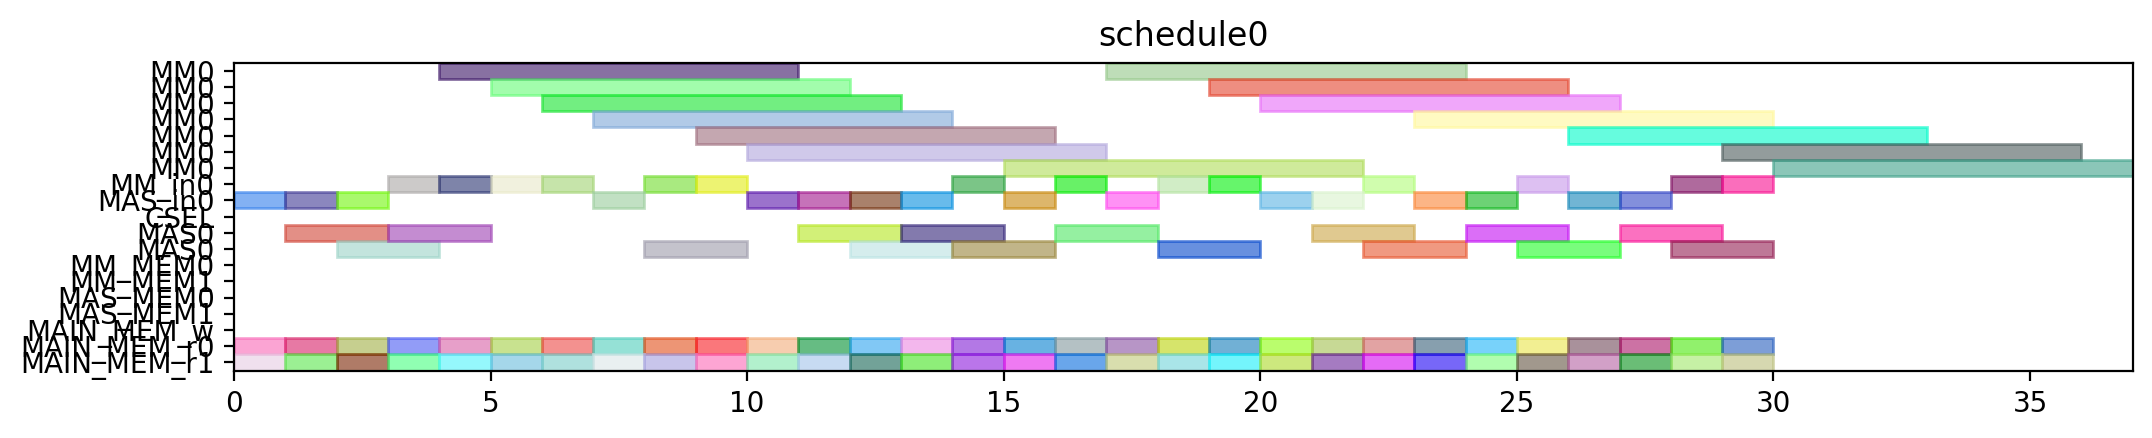

Recreate this plot in Python.
from pyschedule import Scenario, solvers, plotters, alt


def solve():
	horizon = 120
	S = Scenario("schedule0", horizon=horizon)

	# resource
	MM = S.Resources('MM', num=1, size=7)
	MM_in = S.Resources('MM_in', num=1)
	MAS_in = S.Resources('MAS_in', num=1)
	CSEL = S.Resource('CSEL')
	MAS = S.Resources('MAS', num=1, size=2, periods=range(1, horizon))
	MM_MEM = S.Resources('MM_MEM', num=2)
	MAS_MEM = S.Resources('MAS_MEM', num=2)
	MAIN_MEM_w = S.Resource('MAIN_MEM_w', size=1)
	MAIN_MEM_r = S.Resources('MAIN_MEM_r', num=2)

	# result of previous scheduling

	# new tasks
	t1_t0 = S.Task('t1_t0', length=7, delay_cost=1)
	t1_t0 += alt(MM)
	t1_t0_in = S.Task('t1_t0_in', length=1, delay_cost=1)
	t1_t0_in += alt(MM_in)
	S += t1_t0_in*MM_in[0]<=t1_t0*MM[0]
	t1_t0_mem0 = S.Task('t1_t0_mem0', length=1, delay_cost=1)
	t1_t0_mem0 += MAIN_MEM_r[0]
	S += t1_t0_mem0 <= t1_t0

	t1_t0_mem1 = S.Task('t1_t0_mem1', length=1, delay_cost=1)
	t1_t0_mem1 += MAIN_MEM_r[1]
	S += t1_t0_mem1 <= t1_t0

	t1_t1 = S.Task('t1_t1', length=7, delay_cost=1)
	t1_t1 += alt(MM)
	t1_t1_in = S.Task('t1_t1_in', length=1, delay_cost=1)
	t1_t1_in += alt(MM_in)
	S += t1_t1_in*MM_in[0]<=t1_t1*MM[0]
	t1_t1_mem0 = S.Task('t1_t1_mem0', length=1, delay_cost=1)
	t1_t1_mem0 += MAIN_MEM_r[0]
	S += t1_t1_mem0 <= t1_t1

	t1_t1_mem1 = S.Task('t1_t1_mem1', length=1, delay_cost=1)
	t1_t1_mem1 += MAIN_MEM_r[1]
	S += t1_t1_mem1 <= t1_t1

	t1_t2 = S.Task('t1_t2', length=2, delay_cost=1)
	t1_t2 += alt(MAS)
	t1_t2_in = S.Task('t1_t2_in', length=1, delay_cost=1)
	t1_t2_in += alt(MAS_in)
	S += t1_t2_in*MAS_in[0]<=t1_t2*MAS[0]

	t1_t2_mem0 = S.Task('t1_t2_mem0', length=1, delay_cost=1)
	t1_t2_mem0 += MAIN_MEM_r[0]
	S += t1_t2_mem0 <= t1_t2

	t1_t2_mem1 = S.Task('t1_t2_mem1', length=1, delay_cost=1)
	t1_t2_mem1 += MAIN_MEM_r[1]
	S += t1_t2_mem1 <= t1_t2

	t1_t3 = S.Task('t1_t3', length=2, delay_cost=1)
	t1_t3 += alt(MAS)
	t1_t3_in = S.Task('t1_t3_in', length=1, delay_cost=1)
	t1_t3_in += alt(MAS_in)
	S += t1_t3_in*MAS_in[0]<=t1_t3*MAS[0]

	t1_t3_mem0 = S.Task('t1_t3_mem0', length=1, delay_cost=1)
	t1_t3_mem0 += MAIN_MEM_r[0]
	S += t1_t3_mem0 <= t1_t3

	t1_t3_mem1 = S.Task('t1_t3_mem1', length=1, delay_cost=1)
	t1_t3_mem1 += MAIN_MEM_r[1]
	S += t1_t3_mem1 <= t1_t3

	t2_t0 = S.Task('t2_t0', length=7, delay_cost=1)
	t2_t0 += alt(MM)
	t2_t0_in = S.Task('t2_t0_in', length=1, delay_cost=1)
	t2_t0_in += alt(MM_in)
	S += t2_t0_in*MM_in[0]<=t2_t0*MM[0]
	t2_t0_mem0 = S.Task('t2_t0_mem0', length=1, delay_cost=1)
	t2_t0_mem0 += MAIN_MEM_r[0]
	S += t2_t0_mem0 <= t2_t0

	t2_t0_mem1 = S.Task('t2_t0_mem1', length=1, delay_cost=1)
	t2_t0_mem1 += MAIN_MEM_r[1]
	S += t2_t0_mem1 <= t2_t0

	t2_t1 = S.Task('t2_t1', length=7, delay_cost=1)
	t2_t1 += alt(MM)
	t2_t1_in = S.Task('t2_t1_in', length=1, delay_cost=1)
	t2_t1_in += alt(MM_in)
	S += t2_t1_in*MM_in[0]<=t2_t1*MM[0]
	t2_t1_mem0 = S.Task('t2_t1_mem0', length=1, delay_cost=1)
	t2_t1_mem0 += MAIN_MEM_r[0]
	S += t2_t1_mem0 <= t2_t1

	t2_t1_mem1 = S.Task('t2_t1_mem1', length=1, delay_cost=1)
	t2_t1_mem1 += MAIN_MEM_r[1]
	S += t2_t1_mem1 <= t2_t1

	t2_t2 = S.Task('t2_t2', length=2, delay_cost=1)
	t2_t2 += alt(MAS)
	t2_t2_in = S.Task('t2_t2_in', length=1, delay_cost=1)
	t2_t2_in += alt(MAS_in)
	S += t2_t2_in*MAS_in[0]<=t2_t2*MAS[0]

	t2_t2_mem0 = S.Task('t2_t2_mem0', length=1, delay_cost=1)
	t2_t2_mem0 += MAIN_MEM_r[0]
	S += t2_t2_mem0 <= t2_t2

	t2_t2_mem1 = S.Task('t2_t2_mem1', length=1, delay_cost=1)
	t2_t2_mem1 += MAIN_MEM_r[1]
	S += t2_t2_mem1 <= t2_t2

	t2_t3 = S.Task('t2_t3', length=2, delay_cost=1)
	t2_t3 += alt(MAS)
	t2_t3_in = S.Task('t2_t3_in', length=1, delay_cost=1)
	t2_t3_in += alt(MAS_in)
	S += t2_t3_in*MAS_in[0]<=t2_t3*MAS[0]

	t2_t3_mem0 = S.Task('t2_t3_mem0', length=1, delay_cost=1)
	t2_t3_mem0 += MAIN_MEM_r[0]
	S += t2_t3_mem0 <= t2_t3

	t2_t3_mem1 = S.Task('t2_t3_mem1', length=1, delay_cost=1)
	t2_t3_mem1 += MAIN_MEM_r[1]
	S += t2_t3_mem1 <= t2_t3

	t0_t0 = S.Task('t0_t0', length=7, delay_cost=1)
	t0_t0 += alt(MM)
	t0_t0_in = S.Task('t0_t0_in', length=1, delay_cost=1)
	t0_t0_in += alt(MM_in)
	S += t0_t0_in*MM_in[0]<=t0_t0*MM[0]
	t0_t0_mem0 = S.Task('t0_t0_mem0', length=1, delay_cost=1)
	t0_t0_mem0 += MAIN_MEM_r[0]
	S += t0_t0_mem0 <= t0_t0

	t0_t0_mem1 = S.Task('t0_t0_mem1', length=1, delay_cost=1)
	t0_t0_mem1 += MAIN_MEM_r[1]
	S += t0_t0_mem1 <= t0_t0

	t0_t1 = S.Task('t0_t1', length=7, delay_cost=1)
	t0_t1 += alt(MM)
	t0_t1_in = S.Task('t0_t1_in', length=1, delay_cost=1)
	t0_t1_in += alt(MM_in)
	S += t0_t1_in*MM_in[0]<=t0_t1*MM[0]
	t0_t1_mem0 = S.Task('t0_t1_mem0', length=1, delay_cost=1)
	t0_t1_mem0 += MAIN_MEM_r[0]
	S += t0_t1_mem0 <= t0_t1

	t0_t1_mem1 = S.Task('t0_t1_mem1', length=1, delay_cost=1)
	t0_t1_mem1 += MAIN_MEM_r[1]
	S += t0_t1_mem1 <= t0_t1

	t0_t2 = S.Task('t0_t2', length=2, delay_cost=1)
	t0_t2 += alt(MAS)
	t0_t2_in = S.Task('t0_t2_in', length=1, delay_cost=1)
	t0_t2_in += alt(MAS_in)
	S += t0_t2_in*MAS_in[0]<=t0_t2*MAS[0]

	t0_t2_mem0 = S.Task('t0_t2_mem0', length=1, delay_cost=1)
	t0_t2_mem0 += MAIN_MEM_r[0]
	S += t0_t2_mem0 <= t0_t2

	t0_t2_mem1 = S.Task('t0_t2_mem1', length=1, delay_cost=1)
	t0_t2_mem1 += MAIN_MEM_r[1]
	S += t0_t2_mem1 <= t0_t2

	t0_t3 = S.Task('t0_t3', length=2, delay_cost=1)
	t0_t3 += alt(MAS)
	t0_t3_in = S.Task('t0_t3_in', length=1, delay_cost=1)
	t0_t3_in += alt(MAS_in)
	S += t0_t3_in*MAS_in[0]<=t0_t3*MAS[0]

	t0_t3_mem0 = S.Task('t0_t3_mem0', length=1, delay_cost=1)
	t0_t3_mem0 += MAIN_MEM_r[0]
	S += t0_t3_mem0 <= t0_t3

	t0_t3_mem1 = S.Task('t0_t3_mem1', length=1, delay_cost=1)
	t0_t3_mem1 += MAIN_MEM_r[1]
	S += t0_t3_mem1 <= t0_t3

	t4_t0_t0 = S.Task('t4_t0_t0', length=7, delay_cost=1)
	t4_t0_t0 += alt(MM)
	t4_t0_t0_in = S.Task('t4_t0_t0_in', length=1, delay_cost=1)
	t4_t0_t0_in += alt(MM_in)
	S += t4_t0_t0_in*MM_in[0]<=t4_t0_t0*MM[0]
	t4_t0_t0_mem0 = S.Task('t4_t0_t0_mem0', length=1, delay_cost=1)
	t4_t0_t0_mem0 += MAIN_MEM_r[0]
	S += t4_t0_t0_mem0 <= t4_t0_t0

	t4_t0_t0_mem1 = S.Task('t4_t0_t0_mem1', length=1, delay_cost=1)
	t4_t0_t0_mem1 += MAIN_MEM_r[1]
	S += t4_t0_t0_mem1 <= t4_t0_t0

	t4_t0_t1 = S.Task('t4_t0_t1', length=7, delay_cost=1)
	t4_t0_t1 += alt(MM)
	t4_t0_t1_in = S.Task('t4_t0_t1_in', length=1, delay_cost=1)
	t4_t0_t1_in += alt(MM_in)
	S += t4_t0_t1_in*MM_in[0]<=t4_t0_t1*MM[0]
	t4_t0_t1_mem0 = S.Task('t4_t0_t1_mem0', length=1, delay_cost=1)
	t4_t0_t1_mem0 += MAIN_MEM_r[0]
	S += t4_t0_t1_mem0 <= t4_t0_t1

	t4_t0_t1_mem1 = S.Task('t4_t0_t1_mem1', length=1, delay_cost=1)
	t4_t0_t1_mem1 += MAIN_MEM_r[1]
	S += t4_t0_t1_mem1 <= t4_t0_t1

	t4_t0_t2 = S.Task('t4_t0_t2', length=2, delay_cost=1)
	t4_t0_t2 += alt(MAS)
	t4_t0_t2_in = S.Task('t4_t0_t2_in', length=1, delay_cost=1)
	t4_t0_t2_in += alt(MAS_in)
	S += t4_t0_t2_in*MAS_in[0]<=t4_t0_t2*MAS[0]

	t4_t0_t2_mem0 = S.Task('t4_t0_t2_mem0', length=1, delay_cost=1)
	t4_t0_t2_mem0 += MAIN_MEM_r[0]
	S += t4_t0_t2_mem0 <= t4_t0_t2

	t4_t0_t2_mem1 = S.Task('t4_t0_t2_mem1', length=1, delay_cost=1)
	t4_t0_t2_mem1 += MAIN_MEM_r[1]
	S += t4_t0_t2_mem1 <= t4_t0_t2

	t4_t0_t3 = S.Task('t4_t0_t3', length=2, delay_cost=1)
	t4_t0_t3 += alt(MAS)
	t4_t0_t3_in = S.Task('t4_t0_t3_in', length=1, delay_cost=1)
	t4_t0_t3_in += alt(MAS_in)
	S += t4_t0_t3_in*MAS_in[0]<=t4_t0_t3*MAS[0]

	t4_t0_t3_mem0 = S.Task('t4_t0_t3_mem0', length=1, delay_cost=1)
	t4_t0_t3_mem0 += MAIN_MEM_r[0]
	S += t4_t0_t3_mem0 <= t4_t0_t3

	t4_t0_t3_mem1 = S.Task('t4_t0_t3_mem1', length=1, delay_cost=1)
	t4_t0_t3_mem1 += MAIN_MEM_r[1]
	S += t4_t0_t3_mem1 <= t4_t0_t3

	t4_t1_t0 = S.Task('t4_t1_t0', length=7, delay_cost=1)
	t4_t1_t0 += alt(MM)
	t4_t1_t0_in = S.Task('t4_t1_t0_in', length=1, delay_cost=1)
	t4_t1_t0_in += alt(MM_in)
	S += t4_t1_t0_in*MM_in[0]<=t4_t1_t0*MM[0]
	t4_t1_t0_mem0 = S.Task('t4_t1_t0_mem0', length=1, delay_cost=1)
	t4_t1_t0_mem0 += MAIN_MEM_r[0]
	S += t4_t1_t0_mem0 <= t4_t1_t0

	t4_t1_t0_mem1 = S.Task('t4_t1_t0_mem1', length=1, delay_cost=1)
	t4_t1_t0_mem1 += MAIN_MEM_r[1]
	S += t4_t1_t0_mem1 <= t4_t1_t0

	t4_t1_t1 = S.Task('t4_t1_t1', length=7, delay_cost=1)
	t4_t1_t1 += alt(MM)
	t4_t1_t1_in = S.Task('t4_t1_t1_in', length=1, delay_cost=1)
	t4_t1_t1_in += alt(MM_in)
	S += t4_t1_t1_in*MM_in[0]<=t4_t1_t1*MM[0]
	t4_t1_t1_mem0 = S.Task('t4_t1_t1_mem0', length=1, delay_cost=1)
	t4_t1_t1_mem0 += MAIN_MEM_r[0]
	S += t4_t1_t1_mem0 <= t4_t1_t1

	t4_t1_t1_mem1 = S.Task('t4_t1_t1_mem1', length=1, delay_cost=1)
	t4_t1_t1_mem1 += MAIN_MEM_r[1]
	S += t4_t1_t1_mem1 <= t4_t1_t1

	t4_t1_t2 = S.Task('t4_t1_t2', length=2, delay_cost=1)
	t4_t1_t2 += alt(MAS)
	t4_t1_t2_in = S.Task('t4_t1_t2_in', length=1, delay_cost=1)
	t4_t1_t2_in += alt(MAS_in)
	S += t4_t1_t2_in*MAS_in[0]<=t4_t1_t2*MAS[0]

	t4_t1_t2_mem0 = S.Task('t4_t1_t2_mem0', length=1, delay_cost=1)
	t4_t1_t2_mem0 += MAIN_MEM_r[0]
	S += t4_t1_t2_mem0 <= t4_t1_t2

	t4_t1_t2_mem1 = S.Task('t4_t1_t2_mem1', length=1, delay_cost=1)
	t4_t1_t2_mem1 += MAIN_MEM_r[1]
	S += t4_t1_t2_mem1 <= t4_t1_t2

	t4_t1_t3 = S.Task('t4_t1_t3', length=2, delay_cost=1)
	t4_t1_t3 += alt(MAS)
	t4_t1_t3_in = S.Task('t4_t1_t3_in', length=1, delay_cost=1)
	t4_t1_t3_in += alt(MAS_in)
	S += t4_t1_t3_in*MAS_in[0]<=t4_t1_t3*MAS[0]

	t4_t1_t3_mem0 = S.Task('t4_t1_t3_mem0', length=1, delay_cost=1)
	t4_t1_t3_mem0 += MAIN_MEM_r[0]
	S += t4_t1_t3_mem0 <= t4_t1_t3

	t4_t1_t3_mem1 = S.Task('t4_t1_t3_mem1', length=1, delay_cost=1)
	t4_t1_t3_mem1 += MAIN_MEM_r[1]
	S += t4_t1_t3_mem1 <= t4_t1_t3

	t4_t2_t0 = S.Task('t4_t2_t0', length=7, delay_cost=1)
	t4_t2_t0 += alt(MM)
	t4_t2_t0_in = S.Task('t4_t2_t0_in', length=1, delay_cost=1)
	t4_t2_t0_in += alt(MM_in)
	S += t4_t2_t0_in*MM_in[0]<=t4_t2_t0*MM[0]
	t4_t2_t0_mem0 = S.Task('t4_t2_t0_mem0', length=1, delay_cost=1)
	t4_t2_t0_mem0 += MAIN_MEM_r[0]
	S += t4_t2_t0_mem0 <= t4_t2_t0

	t4_t2_t0_mem1 = S.Task('t4_t2_t0_mem1', length=1, delay_cost=1)
	t4_t2_t0_mem1 += MAIN_MEM_r[1]
	S += t4_t2_t0_mem1 <= t4_t2_t0

	t4_t2_t1 = S.Task('t4_t2_t1', length=7, delay_cost=1)
	t4_t2_t1 += alt(MM)
	t4_t2_t1_in = S.Task('t4_t2_t1_in', length=1, delay_cost=1)
	t4_t2_t1_in += alt(MM_in)
	S += t4_t2_t1_in*MM_in[0]<=t4_t2_t1*MM[0]
	t4_t2_t1_mem0 = S.Task('t4_t2_t1_mem0', length=1, delay_cost=1)
	t4_t2_t1_mem0 += MAIN_MEM_r[0]
	S += t4_t2_t1_mem0 <= t4_t2_t1

	t4_t2_t1_mem1 = S.Task('t4_t2_t1_mem1', length=1, delay_cost=1)
	t4_t2_t1_mem1 += MAIN_MEM_r[1]
	S += t4_t2_t1_mem1 <= t4_t2_t1

	t4_t2_t2 = S.Task('t4_t2_t2', length=2, delay_cost=1)
	t4_t2_t2 += alt(MAS)
	t4_t2_t2_in = S.Task('t4_t2_t2_in', length=1, delay_cost=1)
	t4_t2_t2_in += alt(MAS_in)
	S += t4_t2_t2_in*MAS_in[0]<=t4_t2_t2*MAS[0]

	t4_t2_t2_mem0 = S.Task('t4_t2_t2_mem0', length=1, delay_cost=1)
	t4_t2_t2_mem0 += MAIN_MEM_r[0]
	S += t4_t2_t2_mem0 <= t4_t2_t2

	t4_t2_t2_mem1 = S.Task('t4_t2_t2_mem1', length=1, delay_cost=1)
	t4_t2_t2_mem1 += MAIN_MEM_r[1]
	S += t4_t2_t2_mem1 <= t4_t2_t2

	t4_t2_t3 = S.Task('t4_t2_t3', length=2, delay_cost=1)
	t4_t2_t3 += alt(MAS)
	t4_t2_t3_in = S.Task('t4_t2_t3_in', length=1, delay_cost=1)
	t4_t2_t3_in += alt(MAS_in)
	S += t4_t2_t3_in*MAS_in[0]<=t4_t2_t3*MAS[0]

	t4_t2_t3_mem0 = S.Task('t4_t2_t3_mem0', length=1, delay_cost=1)
	t4_t2_t3_mem0 += MAIN_MEM_r[0]
	S += t4_t2_t3_mem0 <= t4_t2_t3

	t4_t2_t3_mem1 = S.Task('t4_t2_t3_mem1', length=1, delay_cost=1)
	t4_t2_t3_mem1 += MAIN_MEM_r[1]
	S += t4_t2_t3_mem1 <= t4_t2_t3

	t4_t40 = S.Task('t4_t40', length=2, delay_cost=1)
	t4_t40 += alt(MAS)
	t4_t40_in = S.Task('t4_t40_in', length=1, delay_cost=1)
	t4_t40_in += alt(MAS_in)
	S += t4_t40_in*MAS_in[0]<=t4_t40*MAS[0]

	t4_t40_mem0 = S.Task('t4_t40_mem0', length=1, delay_cost=1)
	t4_t40_mem0 += MAIN_MEM_r[0]
	S += t4_t40_mem0 <= t4_t40

	t4_t40_mem1 = S.Task('t4_t40_mem1', length=1, delay_cost=1)
	t4_t40_mem1 += MAIN_MEM_r[1]
	S += t4_t40_mem1 <= t4_t40

	t4_t41 = S.Task('t4_t41', length=2, delay_cost=1)
	t4_t41 += alt(MAS)
	t4_t41_in = S.Task('t4_t41_in', length=1, delay_cost=1)
	t4_t41_in += alt(MAS_in)
	S += t4_t41_in*MAS_in[0]<=t4_t41*MAS[0]

	t4_t41_mem0 = S.Task('t4_t41_mem0', length=1, delay_cost=1)
	t4_t41_mem0 += MAIN_MEM_r[0]
	S += t4_t41_mem0 <= t4_t41

	t4_t41_mem1 = S.Task('t4_t41_mem1', length=1, delay_cost=1)
	t4_t41_mem1 += MAIN_MEM_r[1]
	S += t4_t41_mem1 <= t4_t41

	t4_t50 = S.Task('t4_t50', length=2, delay_cost=1)
	t4_t50 += alt(MAS)
	t4_t50_in = S.Task('t4_t50_in', length=1, delay_cost=1)
	t4_t50_in += alt(MAS_in)
	S += t4_t50_in*MAS_in[0]<=t4_t50*MAS[0]

	t4_t50_mem0 = S.Task('t4_t50_mem0', length=1, delay_cost=1)
	t4_t50_mem0 += MAIN_MEM_r[0]
	S += t4_t50_mem0 <= t4_t50

	t4_t50_mem1 = S.Task('t4_t50_mem1', length=1, delay_cost=1)
	t4_t50_mem1 += MAIN_MEM_r[1]
	S += t4_t50_mem1 <= t4_t50

	t4_t51 = S.Task('t4_t51', length=2, delay_cost=1)
	t4_t51 += alt(MAS)
	t4_t51_in = S.Task('t4_t51_in', length=1, delay_cost=1)
	t4_t51_in += alt(MAS_in)
	S += t4_t51_in*MAS_in[0]<=t4_t51*MAS[0]

	t4_t51_mem0 = S.Task('t4_t51_mem0', length=1, delay_cost=1)
	t4_t51_mem0 += MAIN_MEM_r[0]
	S += t4_t51_mem0 <= t4_t51

	t4_t51_mem1 = S.Task('t4_t51_mem1', length=1, delay_cost=1)
	t4_t51_mem1 += MAIN_MEM_r[1]
	S += t4_t51_mem1 <= t4_t51

	t4_t8_t0 = S.Task('t4_t8_t0', length=7, delay_cost=1)
	t4_t8_t0 += alt(MM)
	t4_t8_t0_in = S.Task('t4_t8_t0_in', length=1, delay_cost=1)
	t4_t8_t0_in += alt(MM_in)
	S += t4_t8_t0_in*MM_in[0]<=t4_t8_t0*MM[0]
	t4_t8_t0_mem0 = S.Task('t4_t8_t0_mem0', length=1, delay_cost=1)
	t4_t8_t0_mem0 += MAIN_MEM_r[0]
	S += t4_t8_t0_mem0 <= t4_t8_t0

	t4_t8_t0_mem1 = S.Task('t4_t8_t0_mem1', length=1, delay_cost=1)
	t4_t8_t0_mem1 += MAIN_MEM_r[1]
	S += t4_t8_t0_mem1 <= t4_t8_t0

	t4_t8_t1 = S.Task('t4_t8_t1', length=7, delay_cost=1)
	t4_t8_t1 += alt(MM)
	t4_t8_t1_in = S.Task('t4_t8_t1_in', length=1, delay_cost=1)
	t4_t8_t1_in += alt(MM_in)
	S += t4_t8_t1_in*MM_in[0]<=t4_t8_t1*MM[0]
	t4_t8_t1_mem0 = S.Task('t4_t8_t1_mem0', length=1, delay_cost=1)
	t4_t8_t1_mem0 += MAIN_MEM_r[0]
	S += t4_t8_t1_mem0 <= t4_t8_t1

	t4_t8_t1_mem1 = S.Task('t4_t8_t1_mem1', length=1, delay_cost=1)
	t4_t8_t1_mem1 += MAIN_MEM_r[1]
	S += t4_t8_t1_mem1 <= t4_t8_t1

	solvers.mip.solve(S,msg=1,kind='CPLEX',ratio_gap=1.01)

	solution = [['hoge']*len(S.solution()[1]) for i in range(len(S.solution()))]
	for i in range(len(S.solution())):
		for j in range(len(S.solution()[i])):
			solution[i][j]=str(S.solution()[i][j])
	print(solution)

	cycles = int(solution[-1][3])

	pic_file_name = "/mnt/rose/usr1/fukuda/ABE/multiRAM_multiMAS_16mux/scheduling_result/stage7MM1_stage2MAS1/SPARSE/schedule0.png"
	if(S.solution() != []):
		plotters.matplotlib.plot(S,img_filename=pic_file_name, show_task_labels=False, fig_size=(cycles*0.25+3, 2))

	return solution
